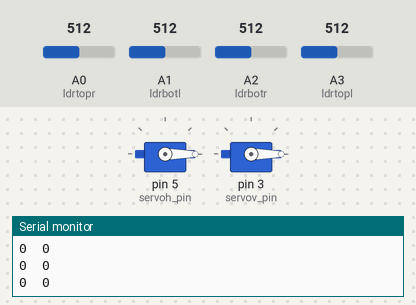
This sketch was run on a simulated Arduino Uno, built with avr-gcc and run on an emulated ATmega328P. On the bench: 2 × servo, the last lines printed to the serial monitor. The inputs (shaded band) are chosen by the test bench; at power-on: A1 (ldrbotl) = 512, A2 (ldrbotr) = 512, A0 (ldrtopr) = 512, A3 (ldrtopl) = 512.

Above: at 1.7 s.
1.8 s: A1 (ldrbotl) set to 530
At 3.18 s:
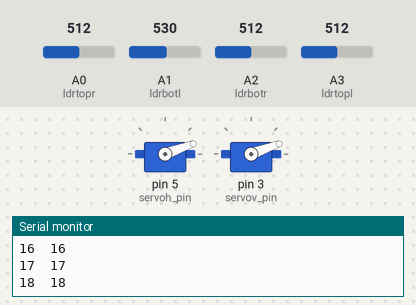
4.8 s: A2 (ldrbotr) set to 523
7.8 s: A2 (ldrbotr) set to 530
At 7.97 s:
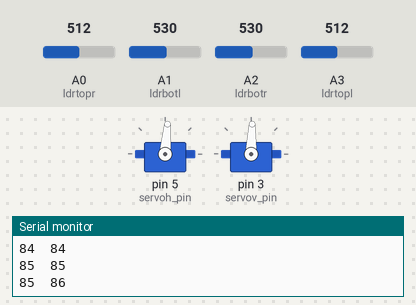
10.8 s: A0 (ldrtopr) set to 524
At 10.98 s:
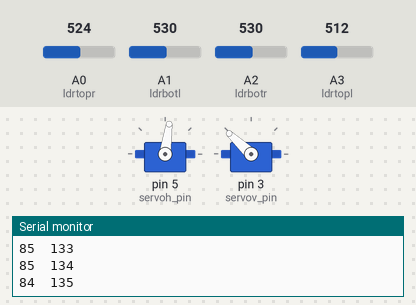
13.8 s: A1 (ldrbotl) set to 716
16.8 s: A3 (ldrtopl) set to 992
At 17.01 s:
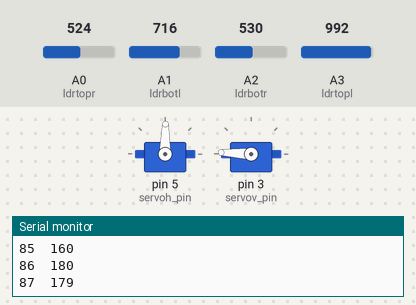
Timing chart, 0 to 22.6 s (numbered marks = the images above; inputs shaded):
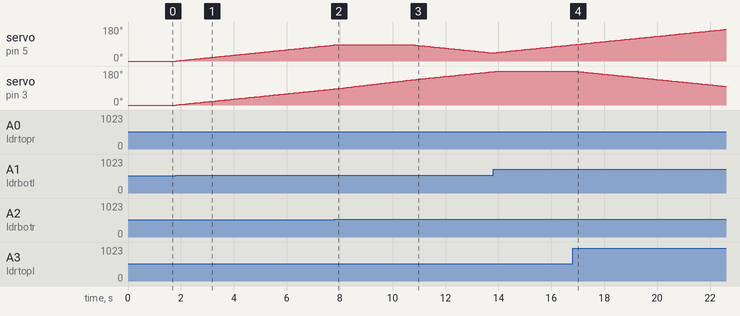

Measured:
- the behaviour switches between 513 and 514 on A1 (ldrbotl) (found by bisection; images 0 and 1)
- the behaviour switches between 529 and 530 on A2 (ldrbotr) (found by bisection; images 1 and 2)
- the behaviour switches between 513 and 514 on A0 (ldrtopr) (found by bisection; images 2 and 3)
- after the input at 1.8 s, servo on pin 5 (servoh_pin): moves from 0° to 42° over 2.9 s, starting at once; servo on pin 3 (servov_pin): moves from 0° to 43° over 3.0 s, starting at once
- after the input at 7.8 s, servo on pin 5 (servoh_pin): stays 85° (without the input it goes to 86° after 0.05 s)
- after the input at 10.8 s, servo on pin 5 (servoh_pin): moves from 85° to 43° over 2.9 s, starting at once
- after the input at 16.8 s, servo on pin 3 (servov_pin): moves from 180° to 98° over 5.7 s, starting after 0.05 s

The sketch:

Smart-Light-Tracker.ino
```cpp
#include <Servo.h>
Servo servohori;
int servoh_pin=5;
int servoh=0;

Servo servoverti;
int servov_pin=3;
int servov=0;

int highLimit=160;
int lowLimit=20;

//ldr
int ldrtopr=A0;
int ldrtopl=A3;
int ldrbotr=A2;
int ldrbotl=A1;
void setup()
{
 servohori.attach(servoh_pin);
 servohori.write(0);
 servoverti.attach(servov_pin);
 servoverti.write(0);
 Serial.begin(9600);
 delay(500);
}

void loop()
{
 servoh=servohori.read();
 servov=servoverti.read();

 int topl=analogRead(ldrtopl);
 int topr=analogRead(ldrtopr);
 int botl=analogRead(ldrbotl);
 int botr=analogRead(ldrbotr);

 int top=(topl+topr)/2;
 int bot=(botl+botr)/2;
 int left=(topl+botl)/2;
 int right=(topr+botr)/2;


 if (top < bot)
  {
    servoverti.write(servov +1);
    if (servov > highLimit)
     {
      servov = highLimit;
     }
    delay(10);
  }
  else if (bot < top)
  {
    servoverti.write(servov -1);
    if (servov < lowLimit)
  {
    servov = lowLimit;
  }
    delay(10);
  }
  else
  {
    servoverti.write(servov);
  }

  if (left > right)
  {
    servohori.write(servoh +1);
    if (servoh > highLimit)
    {
    servoh = highLimit;
    }
    delay(10);
  }
  else if (right > left)
  {
    servohori.write(servoh -1);
    if (servoh < lowLimit)
     {
     servoh = lowLimit;
     }
    delay(10);
  }
  else
  {
    servohori.write(servoh);
  }
  delay(50);
  Serial.print(servoh);
 Serial.print("  ");
 Serial.println(servov);
}
```
